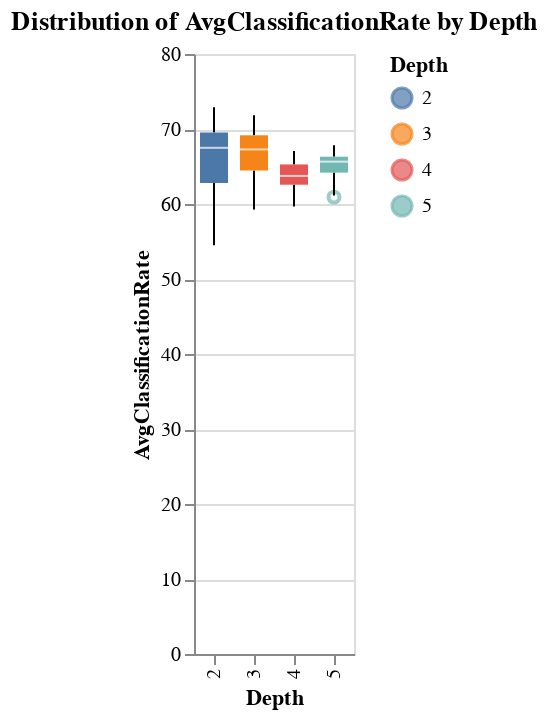

Notebook code cell kept with this figure:
### Code cell
chart = alt.Chart(df).mark_boxplot().encode(
    x='Depth:N',
    y='AvgClassificationRate:Q',
    color='Depth:N'
).properties(
    title='Distribution of AvgClassificationRate by Depth'
)
chart

### Figure 1 — Vega-Lite specification as saved in the notebook (floating-point values rounded to 4 significant figures; data arrays with more than 128 entries replaced by an {"elided": "..."} marker saying what was removed)
{"config": {"view": {"continuousWidth": 300, "continuousHeight": 300}}, "data": {"name": "data-7fa984a1a1fab2569f735dde080d4541"}, "mark": {"type": "boxplot"}, "encoding": {"color": {"field": "Depth", "type": "nominal"}, "x": {"field": "Depth", "type": "nominal"}, "y": {"field": "AvgClassificationRate", "type": "quantitative"}}, "title": "Distribution of AvgClassificationRate by Depth", "$schema": "https://vega.github.io/schema/vega-lite/v5.20.1.json", "datasets": {"data-7fa984a1a1fab2569f735dde080d4541": {"elided": "297 records"}}}
